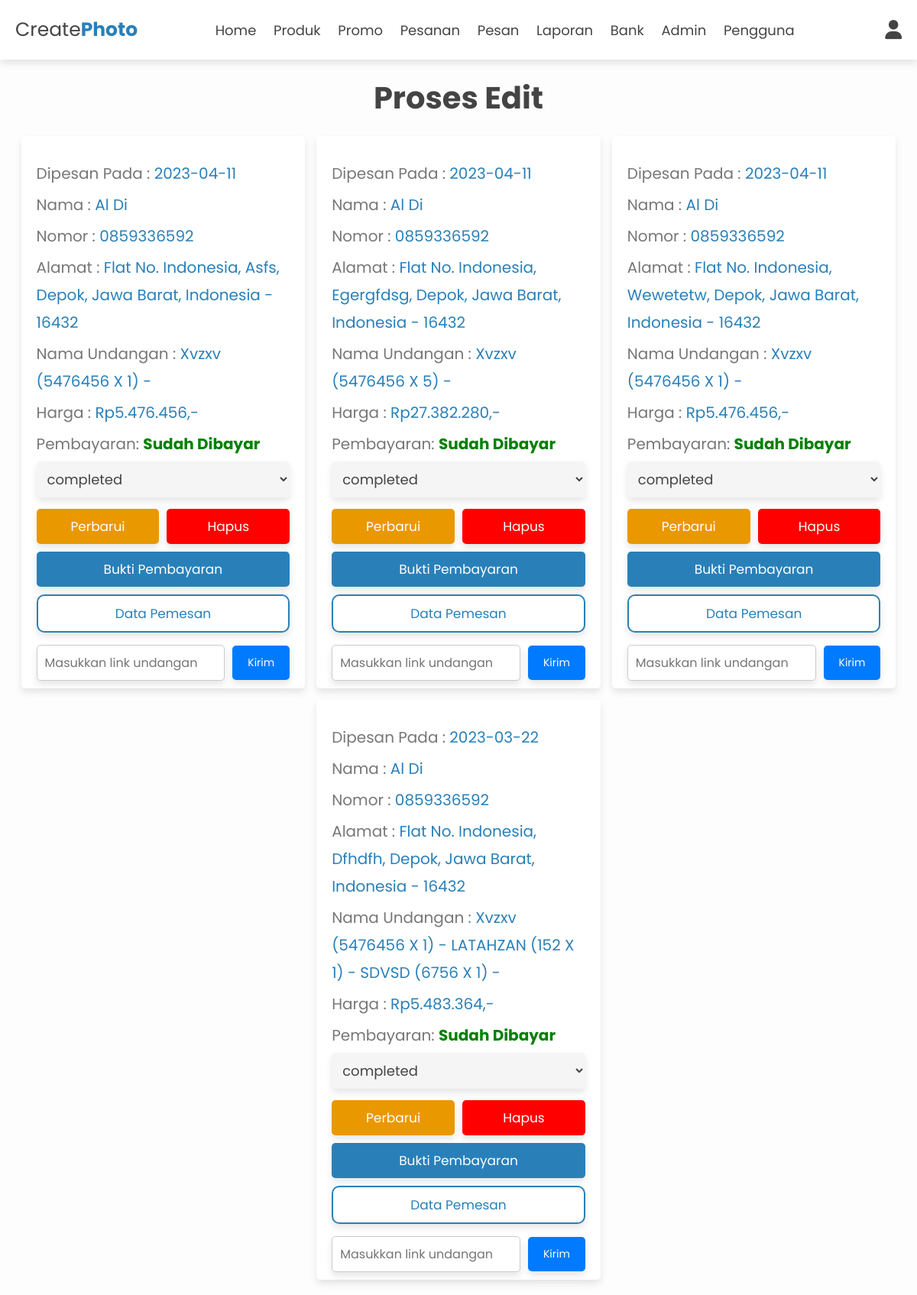
Page /admin/orders_placed.php (signed in) on the earlier database version.
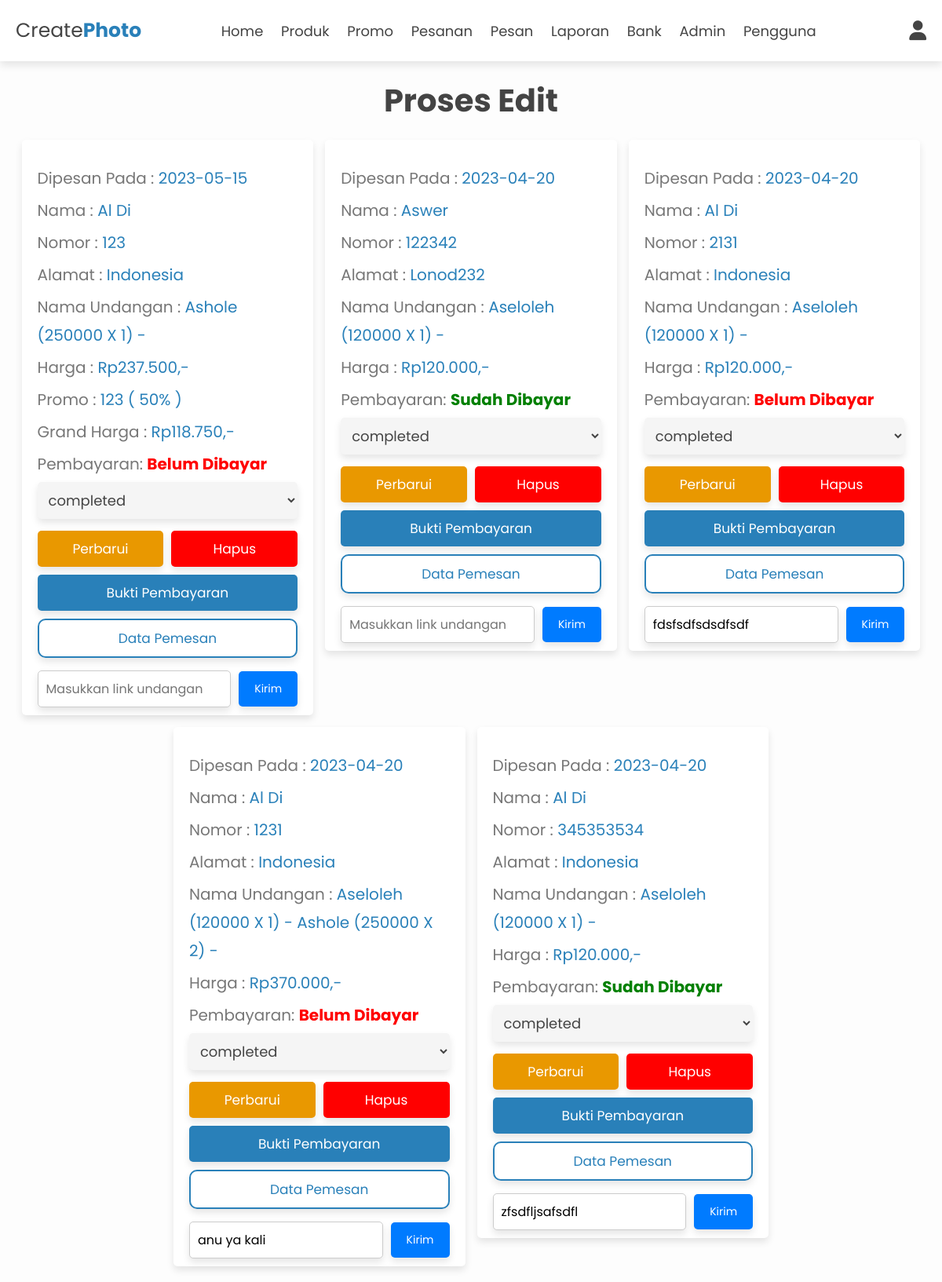
Same page on the later database version.
### tables this page shows
CREATE TABLE `orders` (
  `id` int(100) NOT NULL,
  `user_id` int(100) NOT NULL,
  `name` varchar(20) NOT NULL,
  `number` varchar(10) NOT NULL,
  `email` varchar(50) NOT NULL,
  `address` varchar(500) NOT NULL,
  `name_men` varchar(100) NOT NULL,
  `nickname_men` varchar(100) NOT NULL,
  `father_men` varchar(100) NOT NULL,
  `mother_men` varchar(100) NOT NULL,
  `child_men` varchar(100) NOT NULL,
  `name_women` varchar(100) NOT NULL,
  `nickname_women` varchar(100) NOT NULL,
  `father_women` varchar(100) NOT NULL,
  `mother_women` varchar(100) NOT NULL,
  `child_women` varchar(100) NOT NULL,
  `marriage_date` date NOT NULL,
  `marriage_time` time NOT NULL,
  `marriage_place` varchar(250) NOT NULL,
  `marriage_link` varchar(250) NOT NULL,
  `reception_date` date NOT NULL,
  `reception_time` time NOT NULL,
  `reception_place` varchar(250) NOT NULL,
  `reception_link` varchar(250) NOT NULL,
  `wa_men` int(100) NOT NULL,
  `ig_men` varchar(250) NOT NULL,
  `wa_women` int(100) NOT NULL,
  `ig_women` varchar(250) NOT NULL,
  `photos_link` varchar(250) NOT NULL,
  `bank_name` varchar(250) NOT NULL,
  `bank_number` int(100) NOT NULL,
  `bank_name2` varchar(250) NOT NULL,
  `bank_number2` int(100) NOT NULL,
  `total_products` varchar(1000) NOT NULL,
  `total_price` int(100) NOT NULL,
  `promo_code` varchar(100) NOT NULL,
  `percent` int(11) NOT NULL,
  `grand_total` int(100) NOT NULL,
  `placed_on` date NOT NULL DEFAULT current_timestamp(),
  `payment_status` varchar(20) NOT NULL DEFAULT 'pending',
  `name_bank` varchar(255) NOT NULL,
  `name_sender` varchar(255) NOT NULL,
  `pay_img` varchar(100) NOT NULL,
  `link_invitation` varchar(500) NOT NULL
);

### admin/orders_placed.php (the view, shortened to what this page needs)
<?php
include '../components/connect.php';
?>
<!DOCTYPE html>
<html lang="en">
<head>
   <link rel="stylesheet" href="https://cdnjs.cloudflare.com/ajax/libs/magnific-popup.js/1.1.0/magnific-popup.min.css">
   <link rel="stylesheet" href="https://cdnjs.cloudflare.com/ajax/libs/font-awesome/6.1.1/css/all.min.css">
   <link rel="stylesheet" href="../css/admin_style.css">
</head>
<body>
   <?php include '../components/admin_header.php'; ?>
   <section class="orders">
      <h1 class="heading">Proses Edit</h1>
      <div class="box-container">
         <?php
         $select_orders = $conn->prepare("SELECT * FROM `orders` WHERE payment_status = 'completed' ORDER BY placed_on DESC");
         $select_orders->execute();
         if ($select_orders->rowCount() > 0) {
            while ($fetch_orders = $select_orders->fetch(PDO::FETCH_ASSOC)) {
         ?>
               <div class="box">
                  <p> Dipesan pada : <span><?= $fetch_orders['placed_on']; ?></span> </p>
                  <p> Nama : <span><?= $fetch_orders['name']; ?></span> </p>
                  <p> Nomor : <span><?= $fetch_orders['number']; ?></span> </p>
                  <p> Alamat : <span><?= $fetch_orders['address']; ?></span> </p>
                  <p> Nama Undangan : <span><?= $fetch_orders['total_products']; ?></span> </p>
                  <p> Harga : <span>Rp<?= number_format(($fetch_orders['total_price']), 0, ',', '.'); ?>,-</span> </p>
                  <?php if (!empty($fetch_orders['promo_code']) && !empty($fetch_orders['percent']) && !empty($fetch_orders['grand_total'])) { ?>
                     <p>Promo : <span><?= $fetch_orders['promo_code'] . ' ( ' . $fetch_orders['percent']  . '% ) '; ?></span></p>
                     <p>grand harga : <span>Rp<?= number_format(($fetch_orders['grand_total']), 0, ',', '.'); ?>,-</span></p>
                  <?php } ?>
                  <p>
                     Pembayaran:
                     <span style="font-weight: bold; color: <?php echo (!empty($fetch_orders['pay_img'])) ? 'green' : 'red'; ?>">
                        <?php echo (!empty($fetch_orders['pay_img'])) ? 'Sudah Dibayar' : 'Belum Dibayar'; ?>
                     </span>
                  </p>
                  <form action="" method="post">
                     <select name="payment_status" class="select">
                        <option selected disabled><?= $fetch_orders['payment_status']; ?></option>
                     </select>
                     <div class="flex-btn">
                        <input type="submit" value="perbarui" class="option-btn" name="update_payment">
                        <a href="orders_placed.php?delete=<?= $fetch_orders['id']; ?>" class="delete-btn" onclick="return confirm('Hapus Pesanan Ini?');">Hapus</a>
                     </div>
                     <input type="button" value="Bukti Pembayaran" class="btn" onclick="showPayment(<?= $fetch_orders['id']; ?>);">
                     <a href="orders_data.php?id=<?= $fetch_orders['id']; ?>" class="home-btn">Data Pemesan</a><br>
                     <form method="post">
                        <div class="flex">
                           <input type="text" name="name" placeholder="Masukkan link undangan" value="<?= $fetch_orders['link_invitation']; ?>" required>
                           <input type="submit" name="link_invitation" class="link-btn" value="Kirim"></input>
                        </div>
                     </form>
                  </form>
               </div>
         <?php
            }
         } else {
            echo '<p class="empty">belum ada pesanan!</p>';
         }
         ?>
      </div>
   </section>
</body>
</html>

### components/admin_header.php (shortened to what this page needs)
<header class="header">
   <section class="flex">
      <a href="../admin/index.php" class="logo">Create<span><strong>Photo</strong></span></a>
      <nav class="navbar">
         <a href="../admin/index.php">Home</a>
         <a href="../admin/products.php">Produk</a>
         <a href="../admin/promo.php">Promo</a>
         <a href="../admin/orders_all.php">Pesanan</a>
         <a href="../admin/messages.php">Pesan</a>
         <a href="../admin/sales_report.php">Laporan</a>
         <a href="../admin/bank_accounts.php">Bank</a>
         <a href="../admin/admin_accounts.php">Admin</a>
         <a href="../admin/users_accounts.php">Pengguna</a>
      </nav>
      <div class="icons">
         <div id="user-btn" class="fas fa-user"></div>
      </div>
   </section>
</header>

### css/admin_style.css (style rules this page uses)
:root { --main-color:#2980b9; --orange:#f39c12; --red:#e74c3c; --black:#444; --white:#fff; --light-color:#777; --light-bg:#f5f5f5; --box-shadow:0 .5rem 1rem rgba(0,0,0,.1); }
* { font-family: 'Poppins', sans-serif; margin:0; padding:0; box-sizing: border-box; outline: none; border:none; text-decoration: none; }
html { font-size: 62.5%; overflow-x: hidden; }
body { background-color: #fdfdfd; }
section { padding:2rem; max-width: 1200px; margin:0 auto; }
.heading { font-size: 4rem; color:var(--black); margin-bottom: 2rem; text-align: center; text-transform: capitalize; }
.home-btn { display: block; width: 100%; margin-top: 1rem; border-radius: 1rem; padding: 1rem 5rem; font-size: 1.7rem; text-transform: capitalize; color: var(--main-color); cursor: pointer; text-align: center; box-shadow: var(--box-shadow); border: 2px solid var(--main-color); }
.btn, .other-btn, .delete-btn, .option-btn { display: block; width: 100%; margin-top: 1rem; border-radius: .5rem; padding:1rem 3rem; font-size: 1.7rem; text-transform: capitalize; color:var(--white); cursor: pointer; text-align: center; box-shadow: var(--box-shadow); }
.btn { background-color: var(--main-color); }
.option-btn { background-color: rgb(233, 152, 0); }
.delete-btn { background-color: red; }
.flex-btn { display: flex; gap:1rem; }
.header { position: sticky; top:0; left:0; right:0; background-color: var(--white); box-shadow: var(--box-shadow); z-index: 1000; }
.header .flex { display: flex; align-items: center; justify-content: space-between; position: relative; }
.header .flex .logo { font-size: 2.5rem; color:var(--black); }
.header .flex .logo span { color:var(--main-color); }
.header .flex .navbar a { margin:0 1rem; font-size: 1.8rem; color:var(--black); }
.header .flex .icons div { margin-left: 1.7rem; font-size: 2.5rem; cursor: pointer; color:var(--black); }
.orders .box-container { display: flex; flex-wrap: wrap; grid-template-columns: repeat(auto-fit, 33rem); gap:1.5rem; justify-content: center; align-items: flex-start; }
.orders .box-container .box { flex-basis: calc(33.33% - 1.5rem); padding: 1rem 2rem; background-color: var(--white); box-shadow: var(--box-shadow); border-radius: .5rem; border:var(--border); }
.orders .box-container .box p { margin: .5rem 0; line-height: 1.8; font-size: 2rem; text-transform: capitalize; color: var(--light-color); }
.orders .box-container .box p span { color: var(--main-color); }
.orders .box-container .select { margin-bottom: .5rem; width: 100%; background-color: var(--light-bg); padding:1rem; font-size: 1.8rem; color:var(--black); border-radius: .5rem; border:var(--border); box-shadow: var(--box-shadow); }
.flex { display: flex; flex-direction: row; width: 100%; align-items: center; }
input[name="name"] { flex: 1; padding: 10px; font-size: 16px; border: 1px solid #ccc; border-radius: 5px; margin-right: 10px; box-shadow: var(--box-shadow); width: 80%; }
.link-btn { display: inline-block; padding: 12px 20px; background-color: #007bff; color: #fff; border-radius: 5px; text-decoration: none; text-align: center; transition: background-color 0.3s ease; font-size: 14px; box-shadow: var(--box-shadow); }

Differences in the rows shown:
removed orders: placed_on "2023-04-11", name "Al Di", number "0859336592", address "Flat No. Indonesia, Asfs, Depok, Jawa Barat, Indonesia - 16432", total_products "Xvzxv (5476456 X 1) -", total_price "5.476.456", pay_img "Sudah Dibayar", payment_status "completed"
removed orders: placed_on "2023-04-11", name "Al Di", number "0859336592", address "Flat No. Indonesia, Egergfdsg, Depok, Jawa Barat, Indonesia - 16432", total_products "Xvzxv (5476456 X 5) -", total_price "27.382.280", pay_img "Sudah Dibayar", payment_status "completed"
removed orders: placed_on "2023-04-11", name "Al Di", number "0859336592", address "Flat No. Indonesia, Wewetetw, Depok, Jawa Barat, Indonesia - 16432", total_products "Xvzxv (5476456 X 1) -", total_price "5.476.456", pay_img "Sudah Dibayar", payment_status "completed"
removed orders: placed_on "2023-03-22", name "Al Di", number "0859336592", address "Flat No. Indonesia, Dfhdfh, Depok, Jawa Barat, Indonesia - 16432", total_products "Xvzxv (5476456 X 1) - LATAHZAN (152 X 1) - SDVSD (6756 X 1) -", total_price "5.483.364", pay_img "Sudah Dibayar", payment_status "completed"
added orders: placed_on "2023-05-15", name "Al Di", number "123", address "Indonesia", total_products "Ashole (250000 X 1) -", total_price "237.500", promo_code "123", percent "50", grand_total "118.750", pay_img "Belum Dibayar", payment_status "completed"
added orders: placed_on "2023-04-20", name "Aswer", number "122342", address "Lonod232", total_products "Aseloleh (120000 X 1) -", total_price "120.000", shows "Sudah Dibayar", payment_status "completed"
added orders: placed_on "2023-04-20", name "Al Di", number "2131", address "Indonesia", total_products "Aseloleh (120000 X 1) -", total_price "120.000", pay_img "Belum Dibayar", payment_status "completed", name "fdsfsdfsdsdfsdf"
added orders: placed_on "2023-04-20", name "Al Di", number "1231", address "Indonesia", total_products "Aseloleh (120000 X 1) - Ashole (250000 X 2) -", total_price "370.000", pay_img "Belum Dibayar", payment_status "completed", name "anu ya kali"
added orders: placed_on "2023-04-20", name "Al Di", number "345353534", address "Indonesia", total_products "Aseloleh (120000 X 1) -", total_price "120.000", shows "Sudah Dibayar", payment_status "completed", name "zfsdfljsafsdfl"
